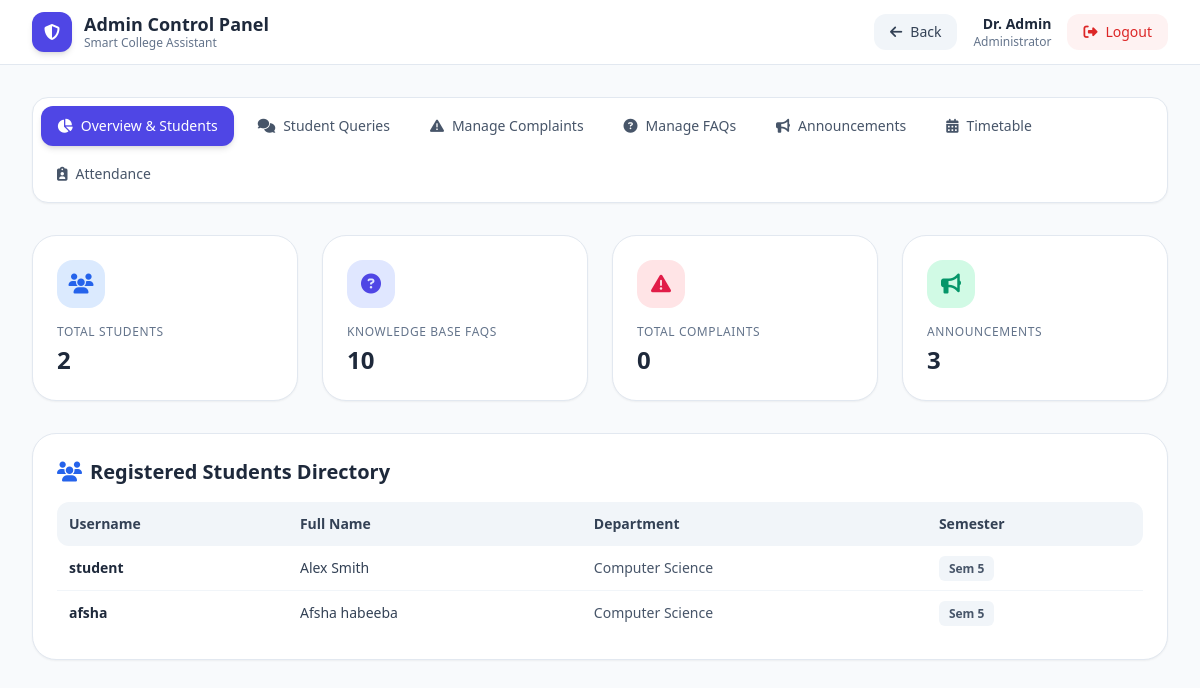
/dashboard (signed in), run on the app's committed database.
### tables this page shows
CREATE TABLE users (
        id INTEGER PRIMARY KEY AUTOINCREMENT,
        username TEXT UNIQUE NOT NULL,
        password TEXT NOT NULL,
        role TEXT NOT NULL DEFAULT 'student',
        name TEXT NOT NULL,
        department TEXT NOT NULL,
        semester TEXT NOT NULL
    );

### helpdesk_project/app.py (the view, shortened to what this page needs)
@app.route("/dashboard")
def dashboard():
    if "username" not in session:
        return redirect(url_for("login"))
    username = session["username"]
    conn = get_db_connection()
    cursor = conn.cursor()
    role = session.get("role", "student")
    if role == "admin" or username == "admin":
        cursor.execute("SELECT * FROM users WHERE role = 'student'")
        students = cursor.fetchall()
        cursor.execute("SELECT * FROM faqs ORDER BY id DESC")
        faqs = cursor.fetchall()
        cursor.execute("SELECT * FROM complaints ORDER BY id DESC")
        complaints = cursor.fetchall()
        cursor.execute("SELECT * FROM queries ORDER BY id DESC")
        queries = cursor.fetchall()
        cursor.execute("SELECT * FROM announcements ORDER BY id DESC")
        announcements = cursor.fetchall()
        cursor.execute("SELECT * FROM timetable ORDER BY id ASC")
        timetable = cursor.fetchall()
        cursor.execute("""
            SELECT attendance.*, users.name
            FROM attendance
            LEFT JOIN users ON users.username = attendance.username
            ORDER BY attendance.username, attendance.subject
        """)
        attendance_records = cursor.fetchall()
        conn.close()
        return render_template(
            "admin_dashboard.html",
            username=username,
            students=students,
            faqs=faqs,
            complaints=complaints,
            queries=queries,
            announcements=announcements,
            timetable=timetable,
            attendance_records=attendance_records
        )

### helpdesk_project/database.py (called while the page is built)
def get_db_connection():
    conn = sqlite3.connect(DB_PATH)
    conn.row_factory = sqlite3.Row
    return conn

### helpdesk_project/templates/admin_dashboard.html (shortened to what this page needs)
<!DOCTYPE html>
<html lang="en">
<head>
    <script src="https://cdn.tailwindcss.com"></script>
    <link rel="stylesheet" href="https://cdnjs.cloudflare.com/ajax/libs/font-awesome/6.4.0/css/all.min.css">
</head>
<body class="bg-slate-50 min-h-screen flex flex-col font-sans">
    <header class="bg-white border-b border-slate-200 sticky top-0 z-30 shadow-xs">
        <div class="max-w-7xl mx-auto px-4 sm:px-6 lg:px-8 h-16 flex items-center justify-between">
            <div class="flex items-center space-x-3">
                <div class="w-10 h-10 bg-indigo-600 rounded-xl flex items-center justify-center text-white shadow-md">
                    <i class="fa-solid fa-shield-halved"></i>
                </div>
                <div>
                    <h1 class="font-bold text-slate-800 text-lg leading-tight">Admin Control Panel</h1>
                    <p class="text-xs text-slate-500">Smart College Assistant</p>
                </div>
            </div>
            <div class="flex items-center space-x-4">
                <button type="button" onclick="if (window.history.length > 1) { window.history.back(); } else { window.location.href = '{{ url_for('dashboard') }}'; }" class="flex items-center gap-2 bg-slate-100 hover:bg-slate-200 text-slate-700 px-4 py-2 rounded-xl text-sm font-medium transition">
                    <i class="fa-solid fa-arrow-left"></i> Back
                </button>
                <div class="text-right hidden sm:block">
                    <p class="text-sm font-semibold text-slate-800">{{ session['name'] }}</p>
                    <p class="text-xs text-slate-500">Administrator</p>
                </div>
                <a href="{{ url_for('logout') }}" class="flex items-center gap-2 bg-red-50 hover:bg-red-100 text-red-600 px-4 py-2 rounded-xl text-sm font-medium transition">
                    <i class="fa-solid fa-right-from-bracket"></i> Logout
                </a>
            </div>
        </div>
    </header>
    <main class="max-w-7xl mx-auto px-4 sm:px-6 lg:px-8 py-8 flex-1 w-full">
        <div class="flex flex-wrap gap-2 bg-white p-2 rounded-2xl shadow-sm border border-slate-200 mb-8">
            <button onclick="switchTab('overview')" id="btn-overview" class="tab-btn flex items-center gap-2 px-4 py-2.5 rounded-xl font-medium text-sm transition bg-indigo-600 text-white shadow-md">
                <i class="fa-solid fa-chart-pie"></i> Overview & Students
            </button>
            <button onclick="switchTab('queries')" id="btn-queries" class="tab-btn flex items-center gap-2 px-4 py-2.5 rounded-xl font-medium text-sm transition text-slate-600 hover:bg-slate-100">
                <i class="fa-solid fa-comments"></i> Student Queries
            </button>
            <button onclick="switchTab('complaints')" id="btn-complaints" class="tab-btn flex items-center gap-2 px-4 py-2.5 rounded-xl font-medium text-sm transition text-slate-600 hover:bg-slate-100">
                <i class="fa-solid fa-triangle-exclamation"></i> Manage Complaints
            </button>
            <button onclick="switchTab('faqs')" id="btn-faqs" class="tab-btn flex items-center gap-2 px-4 py-2.5 rounded-xl font-medium text-sm transition text-slate-600 hover:bg-slate-100">
                <i class="fa-solid fa-circle-question"></i> Manage FAQs
            </button>
            <button onclick="switchTab('announcements')" id="btn-announcements" class="tab-btn flex items-center gap-2 px-4 py-2.5 rounded-xl font-medium text-sm transition text-slate-600 hover:bg-slate-100">
                <i class="fa-solid fa-bullhorn"></i> Announcements
            </button>
            <button onclick="switchTab('timetable')" id="btn-timetable" class="tab-btn flex items-center gap-2 px-4 py-2.5 rounded-xl font-medium text-sm transition text-slate-600 hover:bg-slate-100">
                <i class="fa-solid fa-calendar-days"></i> Timetable
            </button>
            <button onclick="switchTab('attendance')" id="btn-attendance" class="tab-btn flex items-center gap-2 px-4 py-2.5 rounded-xl font-medium text-sm transition text-slate-600 hover:bg-slate-100">
                <i class="fa-solid fa-clipboard-user"></i> Attendance
            </button>
        </div>
        <div id="overview" class="tab-content space-y-8">
            <div class="grid grid-cols-1 sm:grid-cols-2 lg:grid-cols-4 gap-6">
                <div class="bg-white p-6 rounded-3xl shadow-sm border border-slate-200">
                    <div class="w-12 h-12 bg-blue-100 text-blue-600 rounded-2xl flex items-center justify-center text-xl mb-4">
                        <i class="fa-solid fa-users"></i>
                    </div>
                    <p class="text-xs text-slate-500 font-medium uppercase tracking-wider">Total Students</p>
                    <h3 class="text-2xl font-bold text-slate-800 mt-1">{{ students | length }}</h3>
                </div>
                <div class="bg-white p-6 rounded-3xl shadow-sm border border-slate-200">
                    <div class="w-12 h-12 bg-indigo-100 text-indigo-600 rounded-2xl flex items-center justify-center text-xl mb-4">
                        <i class="fa-solid fa-circle-question"></i>
                    </div>
                    <p class="text-xs text-slate-500 font-medium uppercase tracking-wider">Knowledge Base FAQs</p>
                    <h3 class="text-2xl font-bold text-slate-800 mt-1">{{ faqs | length }}</h3>
                </div>
                <div class="bg-white p-6 rounded-3xl shadow-sm border border-slate-200">
                    <div class="w-12 h-12 bg-rose-100 text-rose-600 rounded-2xl flex items-center justify-center text-xl mb-4">
                        <i class="fa-solid fa-triangle-exclamation"></i>
                    </div>
                    <p class="text-xs text-slate-500 font-medium uppercase tracking-wider">Total Complaints</p>
                    <h3 class="text-2xl font-bold text-slate-800 mt-1">{{ complaints | length }}</h3>
                </div>
                <div class="bg-white p-6 rounded-3xl shadow-sm border border-slate-200">
                    <div class="w-12 h-12 bg-emerald-100 text-emerald-600 rounded-2xl flex items-center justify-center text-xl mb-4">
                        <i class="fa-solid fa-bullhorn"></i>
                    </div>
                    <p class="text-xs text-slate-500 font-medium uppercase tracking-wider">Announcements</p>
                    <h3 class="text-2xl font-bold text-slate-800 mt-1">{{ announcements | length }}</h3>
                </div>
            </div>
            <div class="bg-white rounded-3xl shadow-sm border border-slate-200 p-6">
                <h3 class="text-xl font-bold text-slate-800 mb-4 flex items-center gap-2">
                    <i class="fa-solid fa-users text-blue-600"></i> Registered Students Directory
                </h3>
                <div class="overflow-x-auto">
                    <table class="w-full text-left border-collapse">
                        <thead>
                            <tr class="bg-slate-100 text-slate-700 text-sm">
                                <th class="p-3 rounded-l-xl">Username</th>
                                <th class="p-3">Full Name</th>
                                <th class="p-3">Department</th>
                                <th class="p-3 rounded-r-xl">Semester</th>
                            </tr>
                        </thead>
                        <tbody class="divide-y divide-slate-100 text-sm text-slate-600">
                            {% for student in students %}
                            <tr>
                                <td class="p-3 font-semibold text-slate-800">{{ student['username'] }}</td>
                                <td class="p-3 font-medium text-slate-700">{{ student['name'] }}</td>
                                <td class="p-3">{{ student['department'] }}</td>
                                <td class="p-3"><span class="bg-slate-100 px-2.5 py-1 rounded-md text-xs font-semibold">{{ student['semester'] }}</span></td>
                            </tr>
                            {% endfor %}
                        </tbody>
                    </table>
                </div>
            </div>
        </div>
    </main>
</body>
</html>

### data on the page
users: username "student", name "Alex Smith", department "Computer Science", semester "Sem 5"
users: username "afsha", name "Afsha habeeba", department "Computer Science", semester "Sem 5"

### other printed values
{{ session['name'] }} "Dr. Admin"
{{ students | length }} "2"
{{ faqs | length }} "10"
{{ complaints | length }} "0"
{{ announcements | length }} "3"
